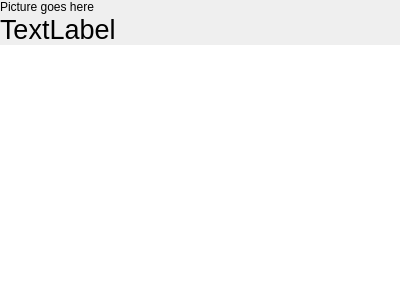
<?xml version="1.0" encoding="UTF-8"?>
<ui version="4.0">
 <class>StationPage</class>
 <widget class="QWidget" name="StationPage">
  <property name="geometry">
   <rect>
    <x>0</x>
    <y>0</y>
    <width>400</width>
    <height>300</height>
   </rect>
  </property>
  <property name="windowTitle">
   <string notr="true">Form</string>
  </property>
  <layout class="QVBoxLayout" name="verticalLayout">
   <property name="spacing">
    <number>0</number>
   </property>
   <property name="leftMargin">
    <number>0</number>
   </property>
   <property name="topMargin">
    <number>0</number>
   </property>
   <property name="rightMargin">
    <number>0</number>
   </property>
   <property name="bottomMargin">
    <number>0</number>
   </property>
   <item>
    <widget class="QLabel" name="pictureLabel">
     <property name="text">
      <string notr="true">Picture goes here</string>
     </property>
     <property name="scaledContents">
      <bool>true</bool>
     </property>
    </widget>
   </item>
   <item>
    <widget class="QWidget" name="sep" native="true"/>
   </item>
   <item>
    <widget class="QLabel" name="stationName">
     <property name="font">
      <font>
       <pointsize>20</pointsize>
      </font>
     </property>
     <property name="text">
      <string notr="true">TextLabel</string>
     </property>
     <property name="margin">
      <number>9</number>
     </property>
    </widget>
   </item>
   <item>
    <widget class="QTreeView" name="platformData">
     <property name="frameShape">
      <enum>QFrame::NoFrame</enum>
     </property>
    </widget>
   </item>
  </layout>
 </widget>
 <resources/>
 <connections/>
</ui>
